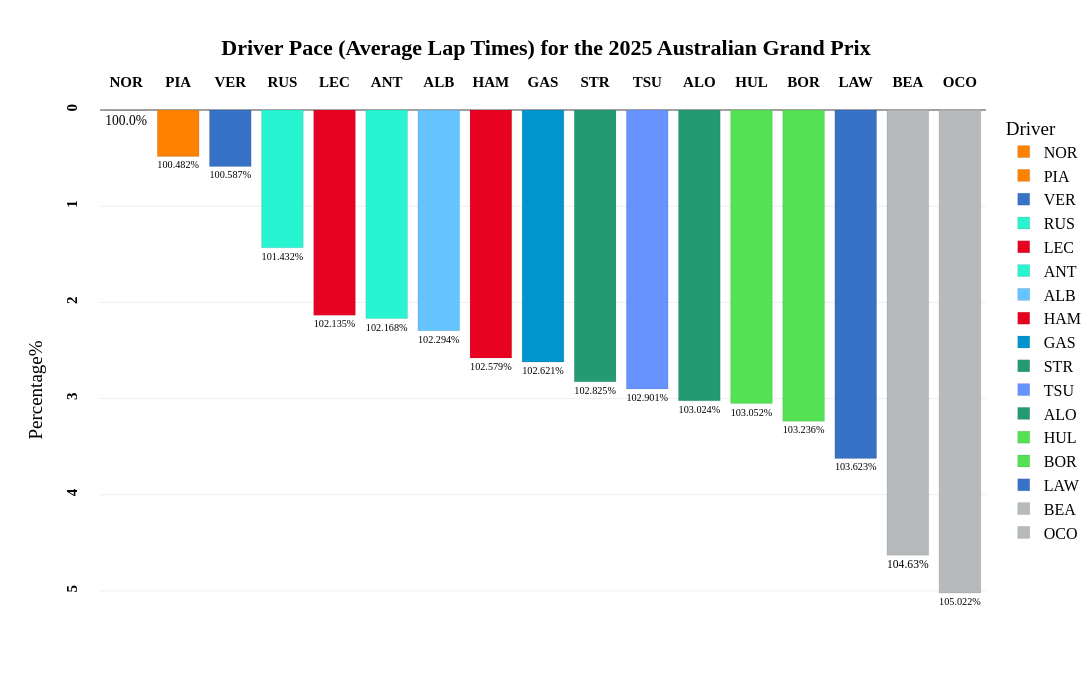

Notebook code for this chart:
### Code cell
fig=px.bar(
    transformed_laps_relative_avg_all,
    x="Driver",
    y="Delta_Percent_Abs",
    color='Driver',
    template="xgridoff",
    title="<b>Driver Pace (Average Lap Times) for the {} {}</b>".format(year,gp),
    text="Delta_Percent_Avg",
    height=700, width=1200,
    color_discrete_map={
                 "VER": "#3671C6",
                 "LAW": "#3671C6",
                 "LEC": "#E80020",
                 "HAM": "#E80020",
                 "NOR": "#FF8000",
                 "PIA": "#FF8000",
                 "RUS": "#27F4D2",
                 "ANT": "#27F4D2",
                 "GAS": "#0093CC",
                 "DOO": "#0093CC",
                 "ALO": "#229971",
                 "STR": "#229971",
                 "SAI": "#64C4FF",
                 "ALB": "#64C4FF",
                 "HUL": "#52e252",
                 "BOR": "#52e252",
                 "TSU": "#6692FF",
                 "HAD": "#6692FF",
                 "OCO": "#B6BABD",
                 "BEA": "#B6BABD"
          }
)

fig.update_traces(textposition='outside')

fig.update_traces(opacity=0.85)

fig.update_traces( marker_line_color='white',marker_line_width=1.5)

fig.update_yaxes(tickangle = -90,tickprefix="<b>",ticksuffix ="</b><br>")

fig.update_xaxes(tickangle = -0,tickprefix="<b>",ticksuffix ="</b><br>")

fig.update_yaxes(range=[transformed_laps_relative_avg_all['Delta_Percent_Abs'].max()+0.8, 0])


# fig.update_yaxes(range=[3.5, 0])

fig.update_layout(
    xaxis={'side': 'top'},
    yaxis={'side': 'left'}
)

fig.update_xaxes(title_text='')      # Remove axis titles
fig.update_yaxes(title_text='Percentage%')

fig.update_xaxes(
        title_standoff = 75
)

fig.update_layout(
    hoverlabel=dict(
    bgcolor="white",
    font_size=20,
    font_family="PT Sans Narrow"
    ),
    title_x=0.5,
    margin=dict(l=100, r=5, t=110, b=30),
    yaxis = dict(tickfont = dict(size=15)),
    xaxis = dict(tickfont = dict(size=15)),
    font=dict(
        family="PT Sans Narrow",
        size=16,
        color="Black"
    ),
    title_font_family="PT Sans Narrow"
)
fig.update_traces( marker_line_color='Black',marker_line_width=0.1, opacity=0.99)
fig.show()

### Figure 1 — Plotly figure (JSON) as saved in the notebook; plotly's stock layout.template omitted (floating-point values rounded to 4 significant figures)
{"data": [{"alignmentgroup": "True", "hovertemplate": "Driver=%{x}<br>Delta_Percent_Abs=%{y}<br>Delta_Percent_Avg=%{text}<extra></extra>", "legendgroup": "NOR", "marker": {"color": "#FF8000", "line": {"color": "Black", "width": 0.1}, "pattern": {"shape": ""}}, "name": "NOR", "offsetgroup": "NOR", "opacity": 0.99, "orientation": "v", "showlegend": true, "text": ["100.0%"], "textposition": "outside", "type": "bar", "x": ["NOR"], "xaxis": "x", "y": [0.001], "yaxis": "y"}, {"alignmentgroup": "True", "hovertemplate": "Driver=%{x}<br>Delta_Percent_Abs=%{y}<br>Delta_Percent_Avg=%{text}<extra></extra>", "legendgroup": "PIA", "marker": {"color": "#FF8000", "line": {"color": "Black", "width": 0.1}, "pattern": {"shape": ""}}, "name": "PIA", "offsetgroup": "PIA", "opacity": 0.99, "orientation": "v", "showlegend": true, "text": ["100.482%"], "textposition": "outside", "type": "bar", "x": ["PIA"], "xaxis": "x", "y": [0.4822], "yaxis": "y"}, {"alignmentgroup": "True", "hovertemplate": "Driver=%{x}<br>Delta_Percent_Abs=%{y}<br>Delta_Percent_Avg=%{text}<extra></extra>", "legendgroup": "VER", "marker": {"color": "#3671C6", "line": {"color": "Black", "width": 0.1}, "pattern": {"shape": ""}}, "name": "VER", "offsetgroup": "VER", "opacity": 0.99, "orientation": "v", "showlegend": true, "text": ["100.587%"], "textposition": "outside", "type": "bar", "x": ["VER"], "xaxis": "x", "y": [0.5873], "yaxis": "y"}, {"alignmentgroup": "True", "hovertemplate": "Driver=%{x}<br>Delta_Percent_Abs=%{y}<br>Delta_Percent_Avg=%{text}<extra></extra>", "legendgroup": "RUS", "marker": {"color": "#27F4D2", "line": {"color": "Black", "width": 0.1}, "pattern": {"shape": ""}}, "name": "RUS", "offsetgroup": "RUS", "opacity": 0.99, "orientation": "v", "showlegend": true, "text": ["101.432%"], "textposition": "outside", "type": "bar", "x": ["RUS"], "xaxis": "x", "y": [1.432], "yaxis": "y"}, {"alignmentgroup": "True", "hovertemplate": "Driver=%{x}<br>Delta_Percent_Abs=%{y}<br>Delta_Percent_Avg=%{text}<extra></extra>", "legendgroup": "LEC", "marker": {"color": "#E80020", "line": {"color": "Black", "width": 0.1}, "pattern": {"shape": ""}}, "name": "LEC", "offsetgroup": "LEC", "opacity": 0.99, "orientation": "v", "showlegend": true, "text": ["102.135%"], "textposition": "outside", "type": "bar", "x": ["LEC"], "xaxis": "x", "y": [2.135], "yaxis": "y"}, {"alignmentgroup": "True", "hovertemplate": "Driver=%{x}<br>Delta_Percent_Abs=%{y}<br>Delta_Percent_Avg=%{text}<extra></extra>", "legendgroup": "ANT", "marker": {"color": "#27F4D2", "line": {"color": "Black", "width": 0.1}, "pattern": {"shape": ""}}, "name": "ANT", "offsetgroup": "ANT", "opacity": 0.99, "orientation": "v", "showlegend": true, "text": ["102.168%"], "textposition": "outside", "type": "bar", "x": ["ANT"], "xaxis": "x", "y": [2.168], "yaxis": "y"}, {"alignmentgroup": "True", "hovertemplate": "Driver=%{x}<br>Delta_Percent_Abs=%{y}<br>Delta_Percent_Avg=%{text}<extra></extra>", "legendgroup": "ALB", "marker": {"color": "#64C4FF", "line": {"color": "Black", "width": 0.1}, "pattern": {"shape": ""}}, "name": "ALB", "offsetgroup": "ALB", "opacity": 0.99, "orientation": "v", "showlegend": true, "text": ["102.294%"], "textposition": "outside", "type": "bar", "x": ["ALB"], "xaxis": "x", "y": [2.294], "yaxis": "y"}, {"alignmentgroup": "True", "hovertemplate": "Driver=%{x}<br>Delta_Percent_Abs=%{y}<br>Delta_Percent_Avg=%{text}<extra></extra>", "legendgroup": "HAM", "marker": {"color": "#E80020", "line": {"color": "Black", "width": 0.1}, "pattern": {"shape": ""}}, "name": "HAM", "offsetgroup": "HAM", "opacity": 0.99, "orientation": "v", "showlegend": true, "text": ["102.579%"], "textposition": "outside", "type": "bar", "x": ["HAM"], "xaxis": "x", "y": [2.579], "yaxis": "y"}, {"alignmentgroup": "True", "hovertemplate": "Driver=%{x}<br>Delta_Percent_Abs=%{y}<br>Delta_Percent_Avg=%{text}<extra></extra>", "legendgroup": "GAS", "marker": {"color": "#0093CC", "line": {"color": "Black", "width": 0.1}, "pattern": {"shape": ""}}, "name": "GAS", "offsetgroup": "GAS", "opacity": 0.99, "orientation": "v", "showlegend": true, "text": ["102.621%"], "textposition": "outside", "type": "bar", "x": ["GAS"], "xaxis": "x", "y": [2.621], "yaxis": "y"}, {"alignmentgroup": "True", "hovertemplate": "Driver=%{x}<br>Delta_Percent_Abs=%{y}<br>Delta_Percent_Avg=%{text}<extra></extra>", "legendgroup": "STR", "marker": {"color": "#229971", "line": {"color": "Black", "width": 0.1}, "pattern": {"shape": ""}}, "name": "STR", "offsetgroup": "STR", "opacity": 0.99, "orientation": "v", "showlegend": true, "text": ["102.825%"], "textposition": "outside", "type": "bar", "x": ["STR"], "xaxis": "x", "y": [2.825], "yaxis": "y"}, {"alignmentgroup": "True", "hovertemplate": "Driver=%{x}<br>Delta_Percent_Abs=%{y}<br>Delta_Percent_Avg=%{text}<extra></extra>", "legendgroup": "TSU", "marker": {"color": "#6692FF", "line": {"color": "Black", "width": 0.1}, "pattern": {"shape": ""}}, "name": "TSU", "offsetgroup": "TSU", "opacity": 0.99, "orientation": "v", "showlegend": true, "text": ["102.901%"], "textposition": "outside", "type": "bar", "x": ["TSU"], "xaxis": "x", "y": [2.901], "yaxis": "y"}, {"alignmentgroup": "True", "hovertemplate": "Driver=%{x}<br>Delta_Percent_Abs=%{y}<br>Delta_Percent_Avg=%{text}<extra></extra>", "legendgroup": "ALO", "marker": {"color": "#229971", "line": {"color": "Black", "width": 0.1}, "pattern": {"shape": ""}}, "name": "ALO", "offsetgroup": "ALO", "opacity": 0.99, "orientation": "v", "showlegend": true, "text": ["103.024%"], "textposition": "outside", "type": "bar", "x": ["ALO"], "xaxis": "x", "y": [3.024], "yaxis": "y"}, {"alignmentgroup": "True", "hovertemplate": "Driver=%{x}<br>Delta_Percent_Abs=%{y}<br>Delta_Percent_Avg=%{text}<extra></extra>", "legendgroup": "HUL", "marker": {"color": "#52e252", "line": {"color": "Black", "width": 0.1}, "pattern": {"shape": ""}}, "name": "HUL", "offsetgroup": "HUL", "opacity": 0.99, "orientation": "v", "showlegend": true, "text": ["103.052%"], "textposition": "outside", "type": "bar", "x": ["HUL"], "xaxis": "x", "y": [3.052], "yaxis": "y"}, {"alignmentgroup": "True", "hovertemplate": "Driver=%{x}<br>Delta_Percent_Abs=%{y}<br>Delta_Percent_Avg=%{text}<extra></extra>", "legendgroup": "BOR", "marker": {"color": "#52e252", "line": {"color": "Black", "width": 0.1}, "pattern": {"shape": ""}}, "name": "BOR", "offsetgroup": "BOR", "opacity": 0.99, "orientation": "v", "showlegend": true, "text": ["103.236%"], "textposition": "outside", "type": "bar", "x": ["BOR"], "xaxis": "x", "y": [3.236], "yaxis": "y"}, {"alignmentgroup": "True", "hovertemplate": "Driver=%{x}<br>Delta_Percent_Abs=%{y}<br>Delta_Percent_Avg=%{text}<extra></extra>", "legendgroup": "LAW", "marker": {"color": "#3671C6", "line": {"color": "Black", "width": 0.1}, "pattern": {"shape": ""}}, "name": "LAW", "offsetgroup": "LAW", "opacity": 0.99, "orientation": "v", "showlegend": true, "text": ["103.623%"], "textposition": "outside", "type": "bar", "x": ["LAW"], "xaxis": "x", "y": [3.623], "yaxis": "y"}, {"alignmentgroup": "True", "hovertemplate": "Driver=%{x}<br>Delta_Percent_Abs=%{y}<br>Delta_Percent_Avg=%{text}<extra></extra>", "legendgroup": "BEA", "marker": {"color": "#B6BABD", "line": {"color": "Black", "width": 0.1}, "pattern": {"shape": ""}}, "name": "BEA", "offsetgroup": "BEA", "opacity": 0.99, "orientation": "v", "showlegend": true, "text": ["104.63%"], "textposition": "outside", "type": "bar", "x": ["BEA"], "xaxis": "x", "y": [4.63], "yaxis": "y"}, {"alignmentgroup": "True", "hovertemplate": "Driver=%{x}<br>Delta_Percent_Abs=%{y}<br>Delta_Percent_Avg=%{text}<extra></extra>", "legendgroup": "OCO", "marker": {"color": "#B6BABD", "line": {"color": "Black", "width": 0.1}, "pattern": {"shape": ""}}, "name": "OCO", "offsetgroup": "OCO", "opacity": 0.99, "orientation": "v", "showlegend": true, "text": ["105.022%"], "textposition": "outside", "type": "bar", "x": ["OCO"], "xaxis": "x", "y": [5.022], "yaxis": "y"}], "layout": {"barmode": "relative", "font": {"color": "Black", "family": "PT Sans Narrow", "size": 16}, "height": 700, "hoverlabel": {"bgcolor": "white", "font": {"family": "PT Sans Narrow", "size": 20}}, "legend": {"title": {"text": "Driver"}, "tracegroupgap": 0}, "margin": {"b": 30, "l": 100, "r": 5, "t": 110}, "title": {"font": {"family": "PT Sans Narrow"}, "text": "<b>Driver Pace (Average Lap Times) for the 2025 Australian Grand Prix</b>", "x": 0.5}, "width": 1200, "xaxis": {"anchor": "y", "categoryarray": ["NOR", "PIA", "VER", "RUS", "LEC", "ANT", "ALB", "HAM", "GAS", "STR", "TSU", "ALO", "HUL", "BOR", "LAW", "BEA", "OCO"], "categoryorder": "array", "domain": [0, 1], "side": "top", "tickangle": 0, "tickfont": {"size": 15}, "tickprefix": "<b>", "ticksuffix": "</b><br>", "title": {"standoff": 75, "text": ""}}, "yaxis": {"anchor": "x", "domain": [0, 1], "range": [5.822, 0], "side": "left", "tickangle": -90, "tickfont": {"size": 15}, "tickprefix": "<b>", "ticksuffix": "</b><br>", "title": {"text": "Percentage%"}}}}
